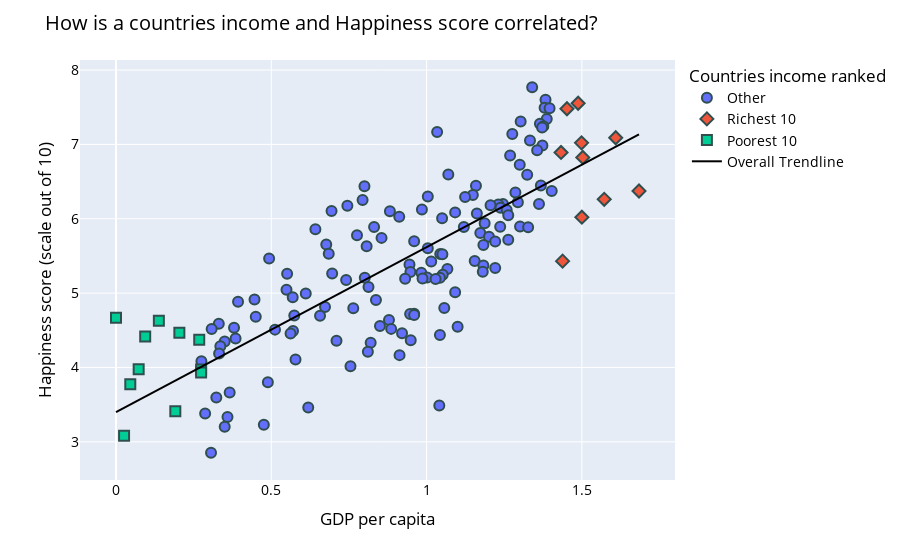

Notebook code cell kept with this figure:
### Markdown cell above
A scatter plot would allow us to see a correlation.

### Code cell
scatter = px.scatter(only_gdp_score,
                     x="GDP per capita",
                     y="Score",
                     symbol="Income ranked",
                     color="Income ranked",
                     trendline="ols",
                     trendline_scope="overall",
                     trendline_color_override="black",)

scatter.update_layout(
    title="How is a countries income and Happiness score correlated?",
    xaxis_title="GDP per capita",
    yaxis_title="Happiness score (scale out of 10)",
    legend_title="Countries income ranked",
    font=dict(
        size=14,
        color="black"
    )
)


scatter.update_traces(marker=dict(size=10, line=dict(width=2, color='DarkSlateGrey')),
                  selector=dict(mode='markers'))
scatter.show()

### Figure 1 — Plotly figure (JSON) as saved in the notebook; plotly's stock layout.template omitted (floating-point values rounded to 4 significant figures; data arrays with more than 128 entries replaced by an {"elided": "..."} marker saying what was removed)
{"data": [{"hovertemplate": "Income ranked=Other<br>GDP per capita=%{x}<br>Score=%{y}<extra></extra>", "legendgroup": "Other", "marker": {"color": "#636efa", "line": {"color": "DarkSlateGrey", "width": 2}, "size": 10, "symbol": "circle"}, "mode": "markers", "name": "Other", "orientation": "v", "showlegend": true, "type": "scatter", "x": {"elided": "135 float values"}, "xaxis": "x", "y": {"elided": "135 float values"}, "yaxis": "y"}, {"hovertemplate": "Income ranked=Richest 10<br>GDP per capita=%{x}<br>Score=%{y}<extra></extra>", "legendgroup": "Richest 10", "marker": {"color": "#EF553B", "line": {"color": "DarkSlateGrey", "width": 2}, "size": 10, "symbol": "diamond"}, "mode": "markers", "name": "Richest 10", "orientation": "v", "showlegend": true, "type": "scatter", "x": [1.488, 1.452, 1.609, 1.499, 1.433, 1.503, 1.684, 1.572, 1.5, 1.438], "xaxis": "x", "y": [7.554, 7.48, 7.09, 7.021, 6.892, 6.825, 6.374, 6.262, 6.021, 5.43], "yaxis": "y"}, {"hovertemplate": "Income ranked=Poorest 10<br>GDP per capita=%{x}<br>Score=%{y}<extra></extra>", "legendgroup": "Poorest 10", "marker": {"color": "#00cc96", "line": {"color": "DarkSlateGrey", "width": 2}, "size": 10, "symbol": "square"}, "mode": "markers", "name": "Poorest 10", "orientation": "v", "showlegend": true, "type": "scatter", "x": [0, 0.138, 0.204, 0.094, 0.268, 0.073, 0.274, 0.274, 0.046, 0.191, 0.026], "xaxis": "x", "y": [4.668, 4.628, 4.466, 4.418, 4.374, 3.975, 3.973, 3.933, 3.775, 3.41, 3.083], "yaxis": "y"}, {"hovertemplate": "<b>OLS trendline</b><br>Score = 2.21815 * GDP per capita + 3.39935<br>R<sup>2</sup>=0.630250<br><br>GDP per capita=%{x}<br>Score=%{y} <b>(trend)</b><extra></extra>", "legendgroup": "Overall Trendline", "line": {"color": "black"}, "mode": "lines", "name": "Overall Trendline", "showlegend": true, "type": "scatter", "x": {"elided": "156 float values"}, "xaxis": "x", "y": {"elided": "156 float values"}, "yaxis": "y"}], "layout": {"font": {"color": "black", "size": 14}, "legend": {"title": {"text": "Countries income ranked"}, "tracegroupgap": 0}, "margin": {"t": 60}, "title": {"text": "How is a countries income and Happiness score correlated?"}, "xaxis": {"anchor": "y", "domain": [0, 1], "title": {"text": "GDP per capita"}}, "yaxis": {"anchor": "x", "domain": [0, 1], "title": {"text": "Happiness score (scale out of 10)"}}}}
